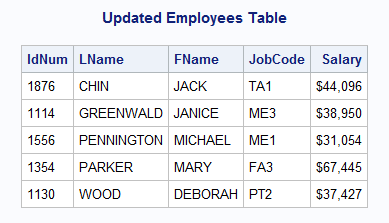
#> input picture ExtractBorderedTable/img.png, 389 x 223 px
$ python tableExtraction.py
#> lines starting #> are read from the running program, lines starting #| are printed output that depends on the picture; after the words box and inside, x2 and y2 are one past the last pixel; in counts of white or black regions, pixels touching at a corner belong together
### ExtractBorderedTable/Table.py
class Table:
    def __init__(self, x, y, w, h):
        self.x = x
        self.y = y
        self.w = w
        self.h = h
        self.joints = None

    def __str__(self):
        return "(x: %d, y: %d, w: %d, h: %d)" % (self.x, self.y, self.w, self.h)

    def set_joints(self, joints):
        if self.joints != None:
            return

        self.joints = []
        row_y = joints[0][1]
        row = []
        for i in range(len(joints)):
            if i == len(joints) - 1:
                row.append(joints[i])
                self.joints.append(row)
                break

            row.append(joints[i])

            if joints[i + 1][1] != row_y:
                self.joints.append(row)
                row_y = joints[i + 1][1]
                row = []

    # [7 lines left out: function print_joints, not called in this run]

### ExtractBorderedTable/tableExtraction.py
import numpy as np
import cv2 as cv
from PIL import Image
from Table import Table
import sys

# Morpholigical operation to remove small objects
def opening(src, structuring_elemwnt):
    cv.erode(src, structuring_elemwnt, src, (-1,-1))
    cv.dilate(src, structuring_elemwnt, src, (-1,-1))

# Morpholigical operation to remove small holes (backgroubnd)
def closing(src, structuring_elemwnt):
    cv.dilate(src, structuring_elemwnt, src, (-1,-1))
    cv.erode(src, structuring_elemwnt, src, (-1,-1))

MIN_TABLE_AREA = 50                                     # min table area to be considered a table
EPSILON = 3                                             # epsilon value for contour approximation
def verify_table(contour, intersections):
    area = cv.contourArea(contour)

    if (area < MIN_TABLE_AREA):
        return (None, None)

    curve = cv.approxPolyDP(contour, EPSILON, True)

    rect = cv.boundingRect(curve) # format of each rect: x, y, w, h

    possible_table_region = intersections[rect[1]:rect[1] + rect[3], rect[0]:rect[0] + rect[2]]

    (possible_table_joints, _) = cv.findContours(possible_table_region, cv.RETR_CCOMP, cv.CHAIN_APPROX_SIMPLE)
    '''print("\n------ ")
    for pnt in possible_table_joints:
        print("\n", pnt)'''

    if len(possible_table_joints) <= 4:
        return (None, None)

    return rect, possible_table_joints


def main():
    path = "img.png"
    #path = "Exhibit.pdfpage_8.jpg"
    ext_img = Image.open(path)
#> ext_img is the input picture: PIL image 389x223 RGB; mean R, G, B 235.7, 236.6, 240.2
    ext_img.save("data/target.jpg","JPEG")
    image = cv.imread("data/target.jpg")
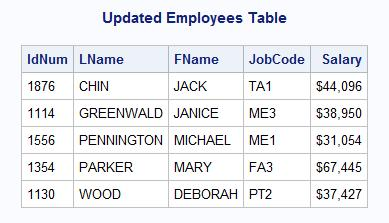
#> image: shape (223, 389, 3); mean B, G, R 238.7, 235.7, 234.6
    greyscale = cv.cvtColor(image, cv.COLOR_BGR2GRAY)
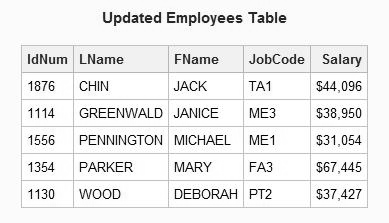
#> greyscale: shape (223, 389); min 0, max 255, mean 235.6
    MAX_THRESHOLD_VALUE = 255
    BLOCK_SIZE = 15
    THRESHOLD_CONSTANT = 0
    filtered = cv.adaptiveThreshold(~greyscale, MAX_THRESHOLD_VALUE,cv.ADAPTIVE_THRESH_MEAN_C, cv.THRESH_BINARY, BLOCK_SIZE, THRESHOLD_CONSTANT)
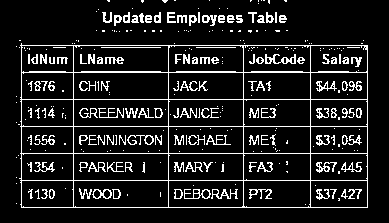
#> filtered: shape (223, 389); 11.7% white in thin lines or dots, all inside (x1, y1, x2, y2) = (16, 0, 368, 208)

    #cv.imshow("Filtered", filtered)
    SCALE = 10
    horizontal = filtered.copy()
    vertical = filtered.copy()

    h_size = int(horizontal.shape[1]/SCALE)
#> h_size = 38
    h_structure = cv.getStructuringElement(cv.MORPH_RECT, (h_size, 1))
    #cv.imshow("horizontal structuring element",h_structure)
    opening(horizontal, h_structure)
#> in opening, `cv.erode(src, structuring_elemwnt, src, (-1,-1))`: src: shape (223, 389); 2.6% white in thin lines or dots, all inside (x1, y1, x2, y2) = (39, 45, 350, 208)
#> in opening, `cv.dilate(src, structuring_elemwnt, src, (-1,-1))`:
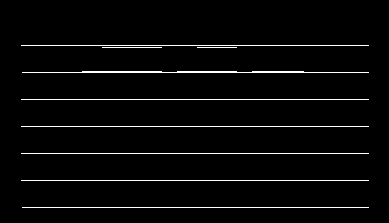
#> src: shape (223, 389); 3.1% white in thin lines or dots, all inside (x1, y1, x2, y2) = (21, 45, 369, 208)

    v_size = int(vertical.shape[0]/SCALE)
#> v_size = 22
    v_structure = cv.getStructuringElement(cv.MORPH_RECT, (1, v_size))
#> v_structure = 22 values from 1 to 1
    #cv.imshow("vertical structuring element", v_structure)
    opening(vertical, v_structure)
#> in opening (call 2), `cv.erode(src, structuring_elemwnt, src, (-1,-1))`: src: shape (223, 389); 0.98% white in thin lines or dots, all inside (x1, y1, x2, y2) = (21, 54, 368, 198)
#> in opening (call 2), `cv.dilate(src, structuring_elemwnt, src, (-1,-1))`:
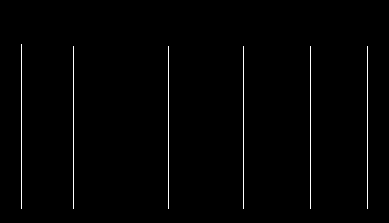
#> src: shape (223, 389); 1.1% white in thin lines or dots, all inside (x1, y1, x2, y2) = (21, 44, 368, 209)

    #cv.imshow("horizontal",horizontal)
    #cv.imshow("vertical", vertical)

    mask = horizontal+vertical

    (contours, _) = cv.findContours(mask, cv.RETR_EXTERNAL, cv.CHAIN_APPROX_SIMPLE)
#> contours = 1 contour; box (x1, y1, x2, y2) and area: (21, 44, 369, 209) 56064

    intersections = cv.bitwise_and(horizontal, vertical)
#> intersections: shape (223, 389); 0.04% white in thin lines or dots, all inside (x1, y1, x2, y2) = (21, 45, 368, 208)

    #cv.namedWindow("MASK", cv.WINDOW_NORMAL)
    #cv.namedWindow("INTERSECTIONS", cv.WINDOW_NORMAL)

    sm_mask = cv.resize(mask,(960,540))
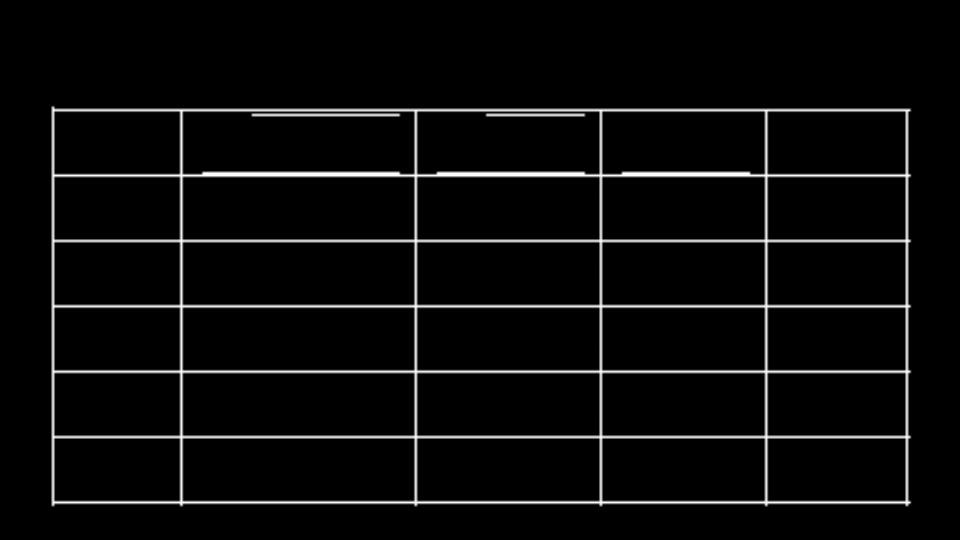
#> sm_mask: shape (540, 960); min 0, max 255, mean 10.7
    sm_intersections = cv.resize(intersections,(960,540))

    #cv.imshow("MASK", sm_mask)
    #cv.imshow("INTERSECTIONS", sm_intersections)

    cv.imshow("MASK", mask)
    cv.imshow("INTERSECTIONS", intersections)

    tables = []
    i=0

    for i in range(len(contours)):

        (rect_cords, table_joints) = verify_table(contours[i], intersections)
        if rect_cords == None or table_joints == None:
            continue

        table = Table(rect_cords[0], rect_cords[1], rect_cords[2], rect_cords[3])

        joint_coords = []
        for i in range(len(table_joints)):
            joint_coords.append(table_joints[i][0][0])
        joint_coords = np.asarray(joint_coords)
        sorted_indices = np.lexsort((joint_coords[:, 0], joint_coords[:, 1]))
        joint_coords = joint_coords[sorted_indices]
        table.set_joints(joint_coords)
        tables.append(table)
#> this loop made 1 pass
#> pass 1, in verify_table, `possible_table_region = intersections[rect[1]:rect[1] + rect[3], rect[..`:
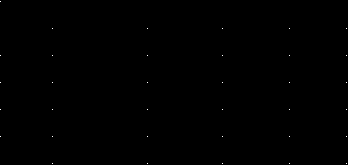
#> possible_table_region: shape (165, 348); 0.06% white in thin lines or dots
#> after the loop, tables = 1 item
    for table in tables:
        print("table: ",table)
#> this loop made 1 pass
#| table:  (x: 21, y: 44, w: 348, h: 165)

if __name__ == "__main__":
    main()

$ run again, with htmltoimages/Exhibit.pdfpage_8.jpg saved as ExtractBorderedTable/img.png
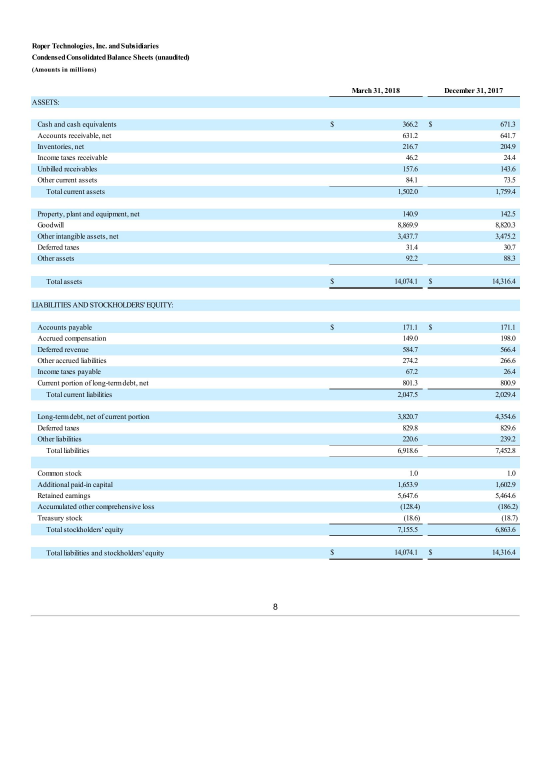
#> input picture htmltoimages/Exhibit.pdfpage_8.jpg, 1653 x 2339 px (shown at 1/3 size)
#> in main, ext_img is the input picture: PIL image 1653x2339 RGB; mean R, G, B 237.9, 246.6, 250.6
#> filtered: shape (2339, 1653); 12.3% white; 10506 white regions (9550 under 20 px), largest, box (x1, y1, x2, y2) and area: (92, 1437, 1560, 1471) 21968, (92, 289, 1560, 325) 19470, (93, 421, 1560, 459) 19304
#> in opening, `cv.dilate(src, structuring_elemwnt, src, (-1,-1))`:
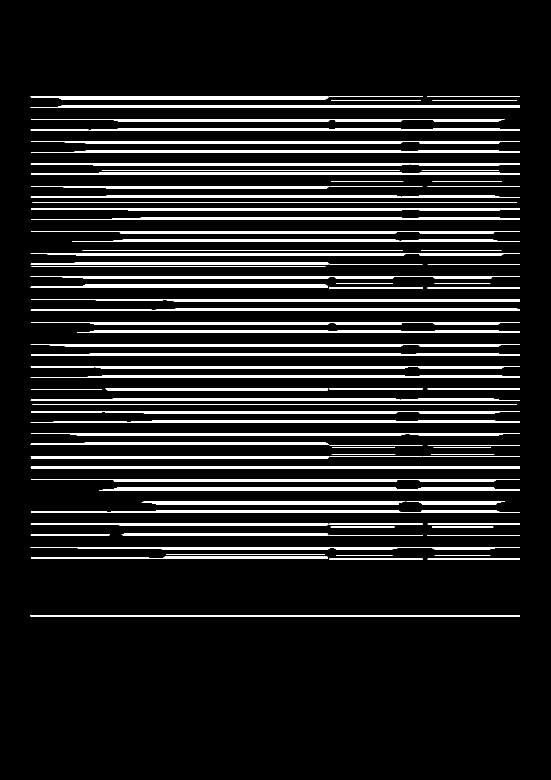
#> src: shape (2339, 1653) (shown at 1/3 size); 9.5% white; 96 white regions
#> contours = 96 contours, 37 with area under 20; largest, box (x1, y1, x2, y2) and area: (297, 1461, 1560, 1471) 9921, (92, 1398, 1560, 1405) 8797, (92, 317, 1560, 324) 8446, (92, 759, 1560, 766) 7776, (93, 451, 1560, 458) 7710
#> in main, `sm_mask = cv.resize(mask,(960,540))`:
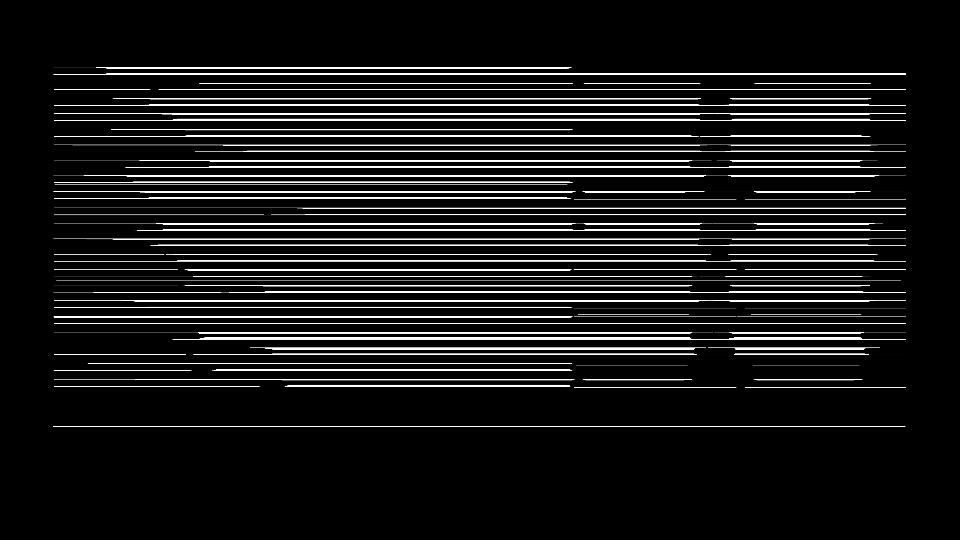
#> sm_mask: shape (540, 960); min 0, max 255, mean 24.5
#> sm_intersections: shape (540, 960); every value is 0
#> the loop in main, `for i in range(len(contours)): ` made 96 passes
#> (area in verify_table, curve in verify_table, rect in verify_table) on passes 1, 2, 3, 11, 12: (2935, [[91, 1846], [1559, 1848]], (91, 1846, 1469, 3)), (276, [[1283, 1678], [1559, 1679]], (1283, 1678, 277, 2)), (279, [[988, 1678], [1267, 1679]], (988, 1678, 280, 2)), (276.5, [[1282, 1606], [1559, 1607]], (1282, 1606, 278, 2)), (279, [[988, 1606], [1267, 1607]], (988, 1606, 280, 2))
#> after the loop in main, `for i in range(len(contours)):`: tables = []
